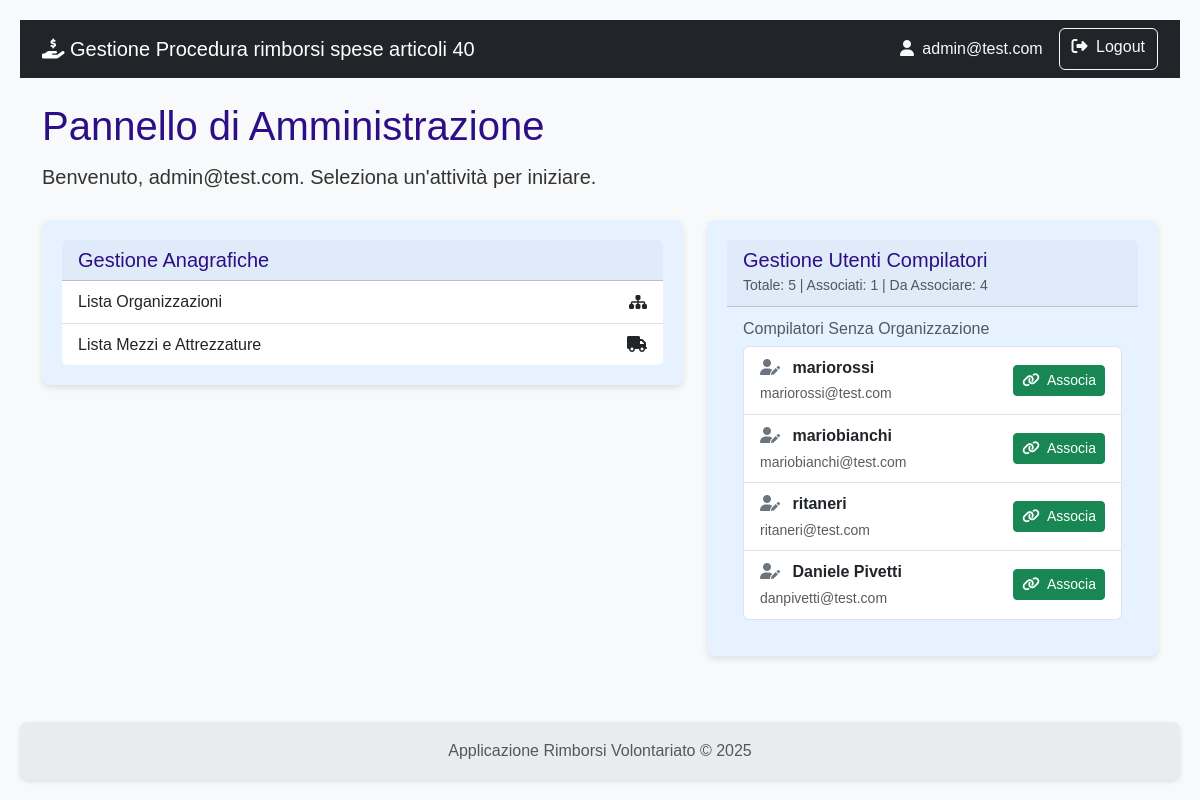
The page /dashboard (signed in) on the database its author committed.
### rimborsi/models.py (models this page shows)
class User(db.Model, UserMixin):
    id = db.Column(db.Integer, primary_key=True)
    username = db.Column(db.String(80), nullable=False)
    email = db.Column(db.String(120), nullable=False)
    password_hash = db.Column(db.String(120), nullable=False)
    role = db.Column(db.String(20), nullable=False)
    organizzazioni = db.relationship('Organizzazione', secondary=associazione_utente_organizzazione, back_populates='utenti_compilatori')
    __table_args__ = (
        db.UniqueConstraint('username', name='uq_user_username'),
        db.UniqueConstraint('email', name='uq_user_email'),
    )

### rimborsi/main/routes.py (the view, shortened to what this page needs)
@main.route('/dashboard')
@login_required # Solo gli utenti loggati possono vedere la dashboard
def dashboard():
    template_data = {}
    if current_user.role == 'istruttore':
        richieste_da_istruire = Richiesta.query.filter_by(stato='B').all()
        richieste_istruite = Richiesta.query.filter_by(stato='C').all()
        template_data['richieste_da_istruire'] = richieste_da_istruire
        template_data['richieste_istruite'] = richieste_istruite
        template_data['conteggio_da_istruire'] = len(richieste_da_istruire)
        template_data['conteggio_istruite'] = len(richieste_istruite)
    elif current_user.role == 'amministratore':
        utenti_da_associare = User.query.filter(
            User.role == 'compilatore',
            ~User.organizzazioni.any()
        ).all()
        totale_compilatori = User.query.filter(User.role == 'compilatore').count()
        compilatori_associati = User.query.filter(
            User.role == 'compilatore',
            User.organizzazioni.any()
        ).count()
        template_data['utenti_da_associare'] = utenti_da_associare
        template_data['totale_compilatori'] = totale_compilatori
        template_data['compilatori_associati'] = compilatori_associati
    return render_template('main/dashboard.html', **template_data)

### rimborsi/templates/main/dashboard.html (shortened to what this page needs)
{% extends 'base.html' %}
{% block content %}
    <h1 class="mb-2">
        {% if current_user.role == 'istruttore' %}
            Pannello di Controllo Istruttore
        {% elif current_user.role == 'compilatore' %}
            Dashboard Compilatore
        {% elif current_user.role == 'amministratore' %}
            Pannello di Amministrazione
        {% else %}
            Area di Gestione
        {% endif %}
    </h1>
    <div class="d-flex justify-content-between align-items-center mb-4">
        <p class="lead mb-0">
            Benvenuto, {{ current_user.email }}. Seleziona un'attività per iniziare.
        </p>
    </div>
    {% if current_user.role == 'istruttore' %}
    <div class="row row-cols-1 row-cols-md-3 g-4 mb-4">
        <div class="col">
            <div class="card text-white bg-primary shadow-sm h-100">
                <div class="card-body">
                    <h5 class="card-title">Da Istruire</h5>
                    <p class="card-text fs-2 fw-bold">{{ conteggio_da_istruire }}</p>
                </div>
            </div>
        </div>
        <div class="col">
            <div class="card text-white bg-success shadow-sm h-100">
                <div class="card-body">
                    <h5 class="card-title">Istruite</h5>
                    <p class="card-text fs-2 fw-bold">{{ conteggio_istruite }}</p>
                </div>
            </div>
        </div>
        <div class="col">
            <div class="card shadow-sm h-100">
                <div class="card-body d-flex flex-column justify-content-center">
                     <a href="{{ url_for('istruttoria.gestione_eventi') }}" class="btn btn-outline-secondary">
                        <i class="fas fa-calendar-alt me-1"></i> Gestisci Eventi
                    </a>
                </div>
            </div>
        </div>
    </div>
    <div class="card shadow-sm">
        <div class="card-header">
            <ul class="nav nav-tabs card-header-tabs">
                <li class="nav-item">
                    <a class="nav-link active" data-bs-toggle="tab" href="#tab-da-istruire">
                        Da Istruire <span class="badge bg-primary">{{ conteggio_da_istruire }}</span>
                    </a>
                </li>
                <li class="nav-item">
                    <a class="nav-link" data-bs-toggle="tab" href="#tab-istruite">
                        Istruite <span class="badge bg-success">{{ conteggio_istruite }}</span>
                    </a>
                </li>
            </ul>
        </div>
        <div class="card-body">
            <div class="tab-content">
                <div class="tab-pane fade show active" id="tab-da-istruire">
                    <table class="table table-hover">
                        <thead>
                            <tr>
                                <th>Data Invio</th>
                                <th>Protocollo</th>
                                <th>Organizzazione</th>
                                <th class="text-end">Importo Richiesto</th>
                                <th class="text-center">Azione</th>
                            </tr>
                        </thead>
                        <tbody>
                            {% for richiesta in richieste_da_istruire %}
                            <tr>
                                <td>{{ richiesta.data_invio.strftime('%d/%m/%Y') }}</td>
                                <td>{{ richiesta.protocollo_invio }}</td>
                                <td>{{ richiesta.organizzazione.nome }}</td>
                                <td class="text-end">&euro; {{ "%.2f"|format(richiesta.spese|sum(attribute='importo_richiesto')) }}</td>
                                <td class="text-center">
                                    <a href="{{ url_for('istruttoria.dettaglio_istruttoria', richiesta_id=richiesta.id) }}" class="btn btn-warning btn-sm" title="Avvia Istruttoria">
                                        <i class="fas fa-pencil-alt"></i>
                                    </a>
                                </td>
                            </tr>
                            {% else %}
                            <tr><td colspan="5" class="text-center text-muted">Nessuna richiesta da istruire.</td></tr>
                            {% endfor %}
                        </tbody>
                    </table>
                </div>
                <div class="tab-pane fade" id="tab-istruite">
                    <table class="table table-hover">
                        <thead>
                            <tr>
                                <th>Data Fine Istruttoria</th>
                                <th>Protocollo</th>
                                <th>Organizzazione</th>
                                <th class="text-end">Importo Approvato</th>
                                <th class="text-center">Esito</th>
                            </tr>
                        </thead>
                        <tbody>
                            {% for richiesta in richieste_istruite %}
                            <tr>
                                <td>{{ richiesta.data_fine_istruttoria.strftime('%d/%m/%Y') }}</td>
                                <td>{{ richiesta.protocollo_istruttoria }}</td>
                                <td>{{ richiesta.organizzazione.nome }}</td>
                                <td class="text-end">&euro; 0.00</td>
                                <td class="text-center"><span class="badge bg-secondary">{{ richiesta.esito }}</span></td>
                            </tr>
                            {% else %}
                            <tr><td colspan="5" class="text-center text-muted">Nessuna richiesta già istruita.</td></tr>
                            {% endfor %}
                        </tbody>
                    </table>
                </div>
            </div>
        </div>
    </div>
    {% elif current_user.role == 'amministratore' %}
        <div class="row">
            <div class="col-md-7">
                <div class="card shadow-sm">
                    <div class="card-header"><h5 class="mb-0">Gestione Anagrafiche</h5></div>
                    <div class="list-group list-group-flush">
                        <a href="{{ url_for('anagrafica.lista_organizzazioni') }}" class="list-group-item list-group-item-action d-flex justify-content-between align-items-center">
                            Lista Organizzazioni
                            <i class="fas fa-sitemap"></i>
                        </a>
                        <a href="{{ url_for('anagrafica.lista_tutti_mezzi') }}" class="list-group-item list-group-item-action d-flex justify-content-between align-items-center">
                            Lista Mezzi e Attrezzature
                            <i class="fas fa-truck"></i>
                        </a>
                    </div>
                </div>
            </div>
            <div class="col-md-5">
                <div class="card shadow-sm">
                    <div class="card-header">
                        <h5 class="mb-0">Gestione Utenti Compilatori</h5>
                        {% if totale_compilatori is defined %}
                        <small class="text-muted">
                            Totale: {{ totale_compilatori }} |
                            Associati: {{ compilatori_associati }} |
                            Da Associare: {{ utenti_da_associare|length }}
                        </small>
                        {% endif %}
                    </div>
                    <div class="card-body">
                        <h6 class="card-subtitle mb-2 text-muted">Compilatori Senza Organizzazione</h6>
                        <ul class="list-group">
                             {% for utente in utenti_da_associare %}
                             <li class="list-group-item d-flex justify-content-between align-items-center">
                                <div>
                                    <i class="fas fa-user-edit me-2 text-secondary"></i>
                                    <strong>{{ utente.username }}</strong><br>
                                    <small class="text-muted">{{ utente.email }}</small>
                                </div>
                                <a href="{{ url_for('main.associa_utente', user_id=utente.id) }}" class="btn btn-success btn-sm">
                                    <i class="fas fa-link me-1"></i> Associa
                                </a>
                            </li>
                            {% else %}
                            <li class="list-group-item text-center">
                                <i class="fas fa-check-circle me-1 text-success"></i>
                                Tutti i compilatori sono già associati ad organizzazioni.
                            </li>
                            {% endfor %}
                        </ul>
                    </div>
                </div>
            </div>
        </div>
    {% endif %}
{% endblock %}

### rimborsi/templates/base.html (shortened to what this page needs)
<!doctype html>
<html lang="it" class="h-100">
<head>
    <link href="https://cdn.jsdelivr.net/npm/bootstrap@5.3.3/dist/css/bootstrap.min.css" rel="stylesheet" xintegrity="sha384-QWTKZyjpPEjISv5WaRU9OFeRpok6YctnYmDr5pNlyT2bRjXh0JMhjY6hW+ALEwIH">
    <link rel="stylesheet" href="https://cdnjs.cloudflare.com/ajax/libs/font-awesome/6.5.2/css/all.min.css" xintegrity="sha512-SnH5WK+bZxgPHs44uWIX+LLJAJ9/2PkPKZ5QiAj6Ta86w+fsb2TkcmfRyVX3pBnMFcV7oQPJkl9QevSCWr3W6A==" />
    <link rel="stylesheet" href="{{ url_for('static', filename='css/styles.css') }}">
</head>
<body>
    <nav class="navbar navbar-expand-lg navbar-dark bg-dark">
        <div class="container">
            <a class="navbar-brand" href="{{ url_for('auth.index') }}">
                <i class="fas fa-hand-holding-dollar"></i>
                Gestione Procedura rimborsi spese articoli 40
            </a>
            <div class="collapse navbar-collapse" id="navbarNav">
                <div class="d-flex ms-auto">
                    {% if current_user.is_authenticated %}
                        <span class="navbar-text me-3 text-light">
                            <i class="fas fa-user me-1"></i> {{ current_user.email }}
                        </span>
                        <a href="{{ url_for('auth.logout') }}" class="btn btn-outline-light">
                            <i class="fas fa-sign-out-alt me-1"></i> Logout
                        </a>
                    {% else %}
                        <a href="{{ url_for('auth.registrati') }}" class="btn btn-outline-light me-2">Registrati</a>
                        <a href="{{ url_for('auth.login') }}" class="btn btn-outline-light">Login</a>
                    {% endif %}
                </div>
            </div>
        </div>
    </nav>
    <main class="container my-4">
        {% block content %}{% endblock %}
    </main>
    <footer class="footer mt-auto py-3">
        <div class="container text-center">
            <span class="text-muted">Applicazione Rimborsi Volontariato &copy; 2025</span>
        </div>
    </footer>
</body>
</html>

### rimborsi/static/css/styles.css (style rules this page uses)
:root { --color-primary: #2e0e86; --color-primary-hover: #142fca; --color-text-light: #ffffff; --color-card-bg: #e6f2ff; --color-card-text: #00366d; --color-bg: #f4f4f4; --color-text-dark: #333; --color-link: #0055a4; --border-radius: 8px; --box-shadow: 0 2px 4px rgba(0, 0, 0, 0.1); --box-shadow-card: 0 3px 6px rgba(0, 0, 0, 0.1); --transition-standard: all 0.3s ease; }
body { font-family: Arial, sans-serif; background-color: var(--color-bg); color: var(--color-text-dark); margin: 0; padding: 20px; line-height: 1.6; }
h1, h2, h3, h4, h5, h6 { color: var(--color-primary); margin-top: 0; }
a { color: var(--color-link); text-decoration: none; }
.card { flex: 1; background-color: var(--color-card-bg); color: var(--color-card-text); border-radius: var(--border-radius); padding: 20px; box-shadow: var(--box-shadow-card); transition: transform 0.2s ease-in-out; border: none; }
.card-body i { transition: var(--transition-standard); }
.shadow-sm { box-shadow: var(--box-shadow-card) !important; }
.text-center { text-align: center; }
.footer { display: flex; justify-content: left; gap: 20px; background-color: var(--color-primary); padding: 15px 20px; border-radius: var(--border-radius); margin-top: 20px; box-shadow: var(--box-shadow); }

### rimborsi/templates/base.html (style rules this page uses)
body { display: flex; flex-direction: column; min-height: 100vh; background-color: #f8f9fa; }
main { flex: 1; }
.footer { background-color: #e9ecef; }

### rows shown on the page
User: email "admin@test.com"
User: username "mariorossi", email "mariorossi@test.com"
User: username "mariobianchi", email "mariobianchi@test.com"
User: username "ritaneri", email "ritaneri@test.com"
User: username "Daniele Pivetti", email "danpivetti@test.com"

### other values the page prints
{{ totale_compilatori }} "5"
{{ compilatori_associati }} "1"
{{ utenti_da_associare|length }} "4"
